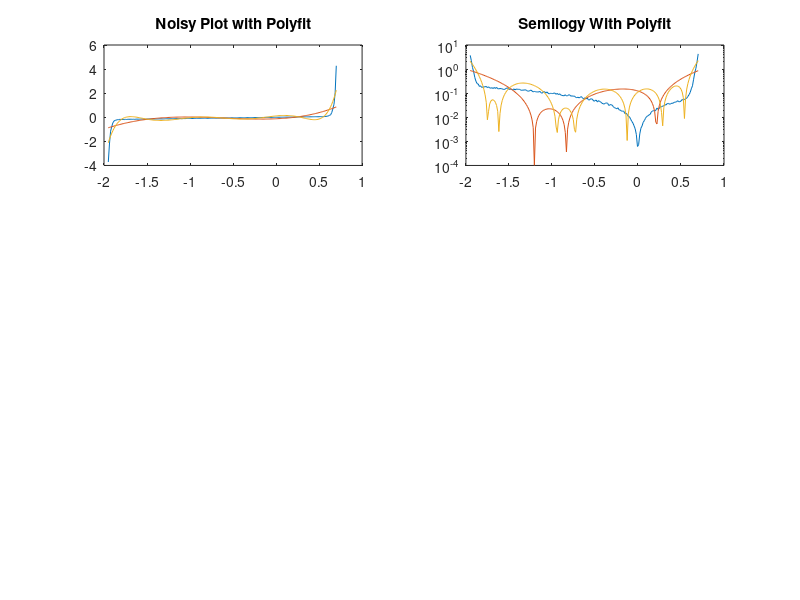

Recreate this plot in MATLAB. (Note: this script raises an error after producing the figure.)
Is = 0.01E-12;
Ib = 0.1E-12;
Vb = 1.3;
Gp = 0.1;
V = linspace(-1.95, 0.7, 200);
I = Is .* (exp((1.2/0.025).*V) - 1) + Gp.*V - Ib.*(exp((-1.2/0.025).*(V + Vb))-1);
noise = (rand(1, 200)-0.5)./5;
noise = I .* noise;
I_noise = I + noise;
figure
subplot(3, 2, 1)
plot(V, I_noise)
title('Noisy Plot with Polyfit')
subplot(3, 2, 2)
semilogy(V, abs(I_noise))
title('Semilogy With Polyfit')
p4 = polyfit(V, I_noise, 4); 
I4 = polyval(p4, V);
p8 = polyfit(V, I_noise, 8); 
I8 = polyval(p8, V);
subplot(3, 2, 1)
hold on 
plot(V, I4)
plot(V, I8)
subplot(3, 2, 2)
hold on 
semilogy(V, abs(I4))
semilogy(V, abs(I8))
fo1 = fittype('A.*(exp(1.2*x/25e-3)-1) + 0.1.*x - C*(exp(1.2*(-(x+1.3))/25e-3)-1)');
ff1 = fit(transpose(V),transpose(I),fo1);
If1 = ff1(V);
subplot(3, 2, 3)
plot(V, If1);
title('Non-linear fit')
hold on
subplot(3, 2, 4)
semilogy(V, abs(If1));
title('Semilogy Non-linear fit')
hold on

fo2 = fittype('A.*(exp(1.2*x/25e-3)-1) + B.*x - C*(exp(1.2*(-(x+1.3))/25e-3)-1)');
ff2 = fit(transpose(V),transpose(I),fo2);
If2 = ff2(V);
subplot(3, 2, 3)
plot(V, If2);
hold on
subplot(3, 2, 4)
semilogy(V, abs(If2));
hold on
fo3 = fittype('A.*(exp(1.2*x/25e-3)-1) + B.*x - C*(exp(1.2*(-(x+D))/25e-3)-1)');
ff3 = fit(transpose(V),transpose(I),fo3);
If3 = ff3(V);
subplot(3, 2, 3)
plot(V, If3);
hold on
subplot(3, 2, 4)
semilogy(V, abs(If3));
hold on

inputs = V;
targets = I;
hiddenLayerSize = 10;
net = fitnet(hiddenLayerSize);
net.divideParam.trainRatio = 70/100;
net.divideParam.valRatio = 15/100;
net.divideParam.testRatio = 15/100;
[net,tr] = train(net,inputs,targets);
outputs = net(inputs);
errors = gsubtract(outputs,targets);
performance = perform(net,targets,outputs);
view(net)
Inn = outputs;

figure (2)
plot(V, Inn);
title('NN fit')
figure(3)
semilogy(V, abs(Inn));
title('Semilogy NN fit')
